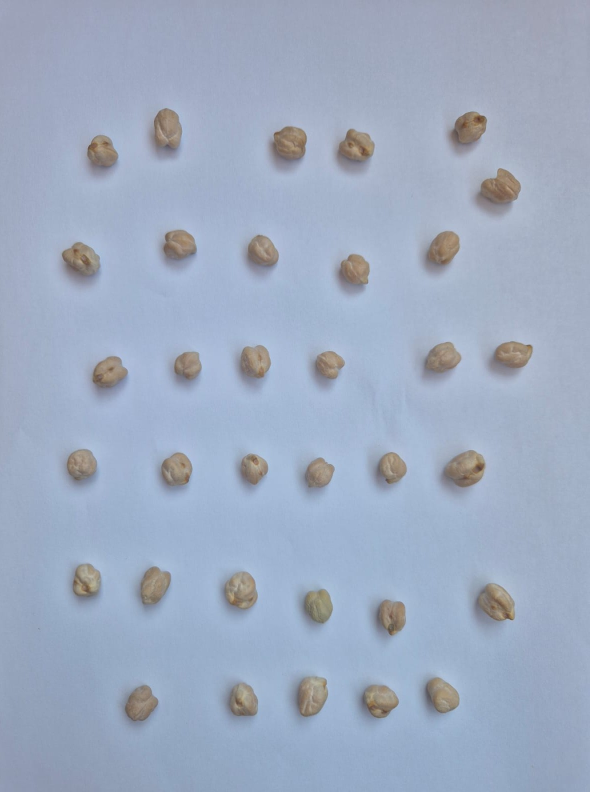
#> input picture images/nohut.jpg, 1180 x 1584 px, found by its file name (shown at 1/2 size)
$ python nohut_sayisi.py
#> lines starting #> are read from the running program, lines starting #| are printed output that depends on the picture; after the words box and inside, x2 and y2 are one past the last pixel; in counts of white or black regions, pixels touching at a corner belong together
import cv2
import numpy as np
import matplotlib.pyplot as plt

# Görüntüyü yükle
image = cv2.imread('images/nohut.jpg')
#> image is the input picture: shape (1584, 1180, 3); mean B, G, R 193.5, 171.7, 158.6
original = cv2.cvtColor(image, cv2.COLOR_BGR2RGB)

# Griye çevir + Gaussian blur
gray = cv2.cvtColor(image, cv2.COLOR_BGR2GRAY)
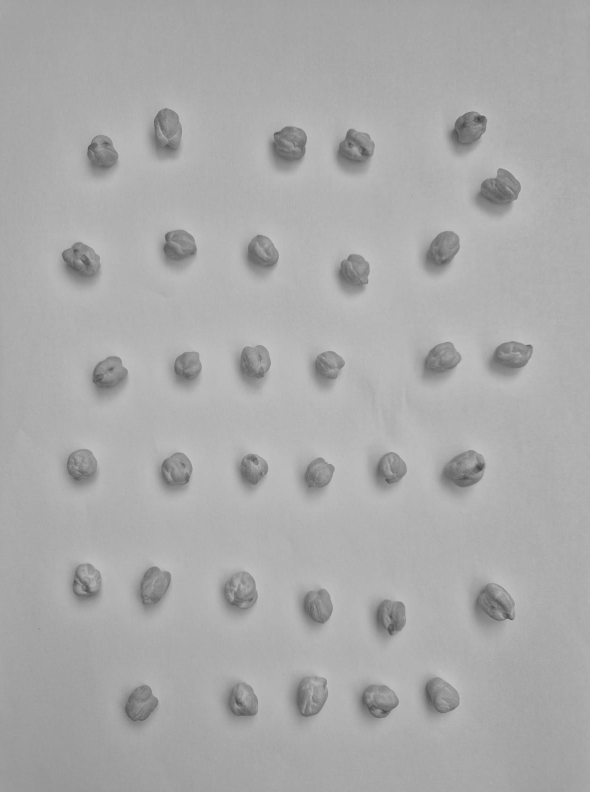
#> gray: shape (1584, 1180) (shown at 1/2 size); min 55, max 204, mean 170.3
blurred = cv2.GaussianBlur(gray, (11, 11), 0)

# Eşikleme
_, thresh = cv2.threshold(blurred, 0, 255, cv2.THRESH_BINARY_INV + cv2.THRESH_OTSU)
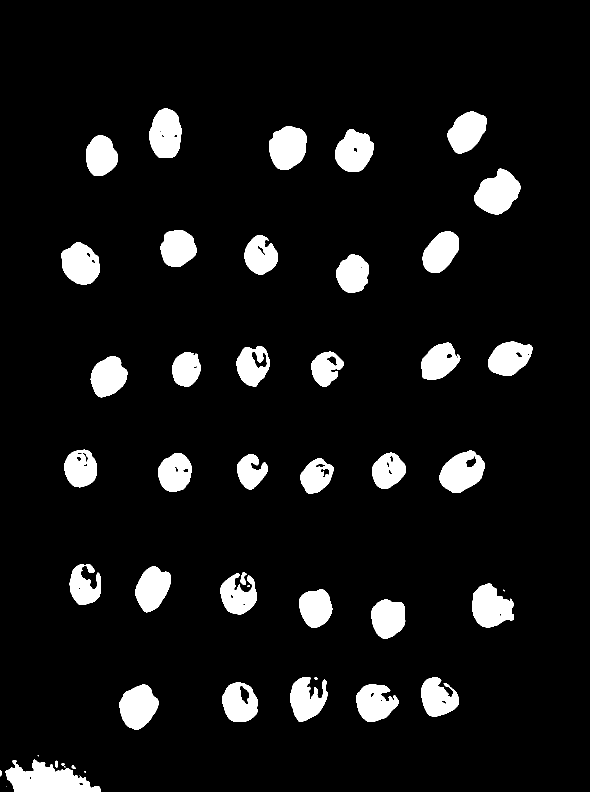
#> thresh: shape (1584, 1180) (shown at 1/2 size); 7.9% white; 47 white regions (6 under 20 px), largest, box (x1, y1, x2, y2) and area: (10, 1519, 202, 1584) 7410, (948, 337, 1041, 429) 5558, (944, 1167, 1028, 1256) 5139

# Morfolojik açma
kernel = np.ones((3,3), np.uint8)
opened = cv2.morphologyEx(thresh, cv2.MORPH_OPEN, kernel, iterations=2)
#> opened: shape (1584, 1180); 7.9% white; 41 white regions

# Konturları bul
contours, _ = cv2.findContours(opened, cv2.RETR_EXTERNAL, cv2.CHAIN_APPROX_SIMPLE)
#> contours = 41 contours, 2 with area under 20; largest, box (x1, y1, x2, y2) and area: (12, 1520, 202, 1584) 7137, (948, 338, 1041, 429) 5428, (879, 901, 970, 986) 5252, (944, 1167, 1028, 1256) 4996, (538, 253, 613, 340) 4980

# Alan filtresi: sadece belirli büyüklükteki konturlar
min_area = 1000  # küçük gürültüyü elemek için
max_area = 6000  # aşırı büyük şeyleri dışlamak için

filtered_contours = [cnt for cnt in contours if min_area < cv2.contourArea(cnt) < max_area]
#> filtered_contours = 34 contours; largest, box (x1, y1, x2, y2) and area: (948, 338, 1041, 429) 5428, (879, 901, 970, 986) 5252, (944, 1167, 1028, 1256) 4996, (538, 253, 613, 340) 4980, (298, 217, 363, 316) 4925

# Sayım
count = len(filtered_contours)
#> count = 34

# Konturları çiz
output = original.copy()
cv2.drawContours(output, filtered_contours, -1, (0, 255, 0), 2)
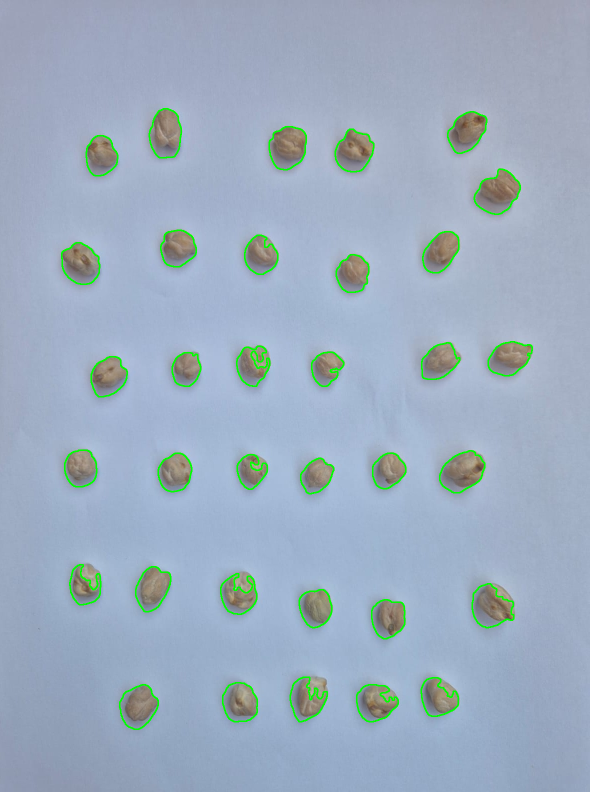
#> output: shape (1584, 1180, 3) (shown at 1/2 size); mean R, G, B 156.2, 173.4, 191

# Görselleştirme
titles = ['Orijinal Görüntü', 'Eşikleme', 'Açma', f'Filtreli Konturlar - Sayı: {count}']
#> titles = ['Orijinal Görüntü', 'Eşikleme', 'Açma', 'Filtreli Konturlar - Sayı: 34']
images = [original, thresh, opened, output]

plt.figure(figsize=(15, 8))
for i in range(4):
    plt.subplot(1, 4, i+1)
    cmap = 'gray' if len(images[i].shape) == 2 else None
    plt.imshow(images[i], cmap=cmap)
    plt.title(titles[i])
    plt.axis('off')

plt.tight_layout()
plt.show()
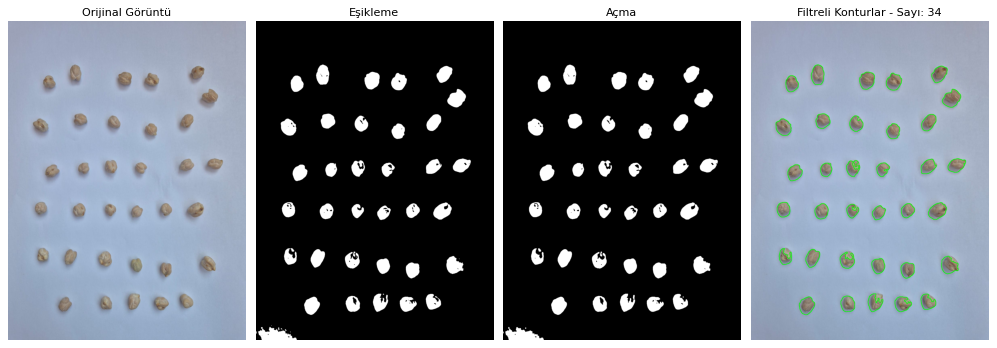
#> figure drawn by matplotlib, 4 panels

print(f"Nohut sayısı (filtreli): {count}")
#| Nohut sayısı (filtreli): 34

$ run again, with images/evrak.jpg copied over images/nohut.jpg
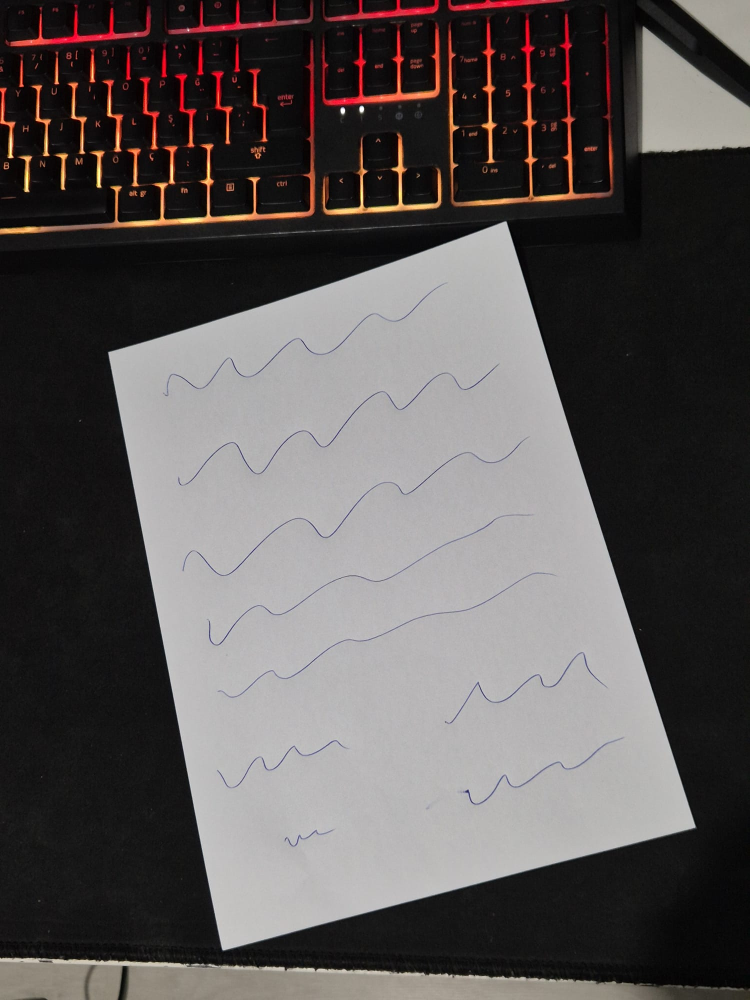
#> input picture images/evrak.jpg, 1500 x 2000 px, found by its file name (shown at 1/2 size)
#> image is the input picture: shape (2000, 1500, 3); mean B, G, R 85.1, 85.8, 90.6
#> `_, thresh = cv2.threshold(blurred, 0, 255, cv2.THRESH_BINARY_INV + cv2..`:
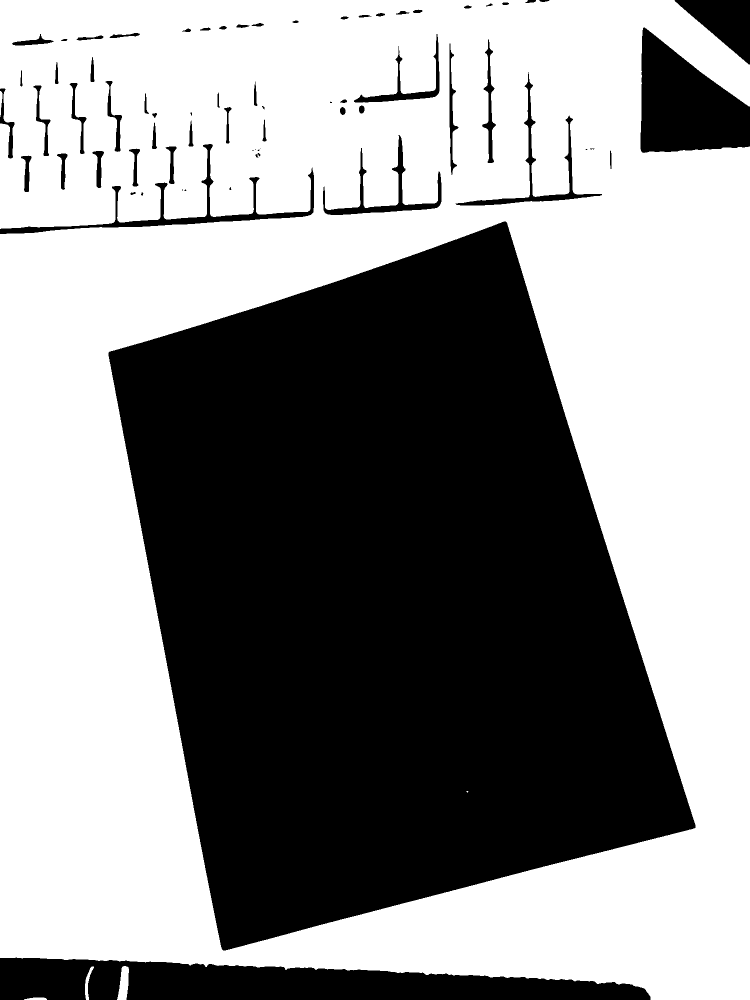
#> thresh: shape (2000, 1500) (shown at 1/2 size); 57.2% white; 69 black regions (12 under 20 px), largest, box (x1, y1, x2, y2) and area: (217, 443, 1391, 1901) 1122492, (0, 1915, 1301, 2000) 76891, (1281, 55, 1500, 306) 35838
#> opened: shape (2000, 1500); 57.2% white; 65 black regions (9 under 20 px)
#> contours = 6 contours; box (x1, y1, x2, y2) and area: (0, 0, 1500, 2000) 2858972, (235, 1932, 258, 2000) 1026, (170, 1948, 180, 2000) 264, (54, 1995, 93, 2000) 132, (0, 183, 5, 215) 96, (178, 1935, 186, 1946) 43
#> filtered_contours = 1 contour; box (x1, y1, x2, y2) and area: (235, 1932, 258, 2000) 1026
#> count = 1
#> output: shape (2000, 1500, 3); mean R, G, B 90.6, 85.8, 85.1
#> titles = ['Orijinal Görüntü', 'Eşikleme', 'Açma', 'Filtreli Konturlar - Sayı: 1']
#> `plt.show()`:
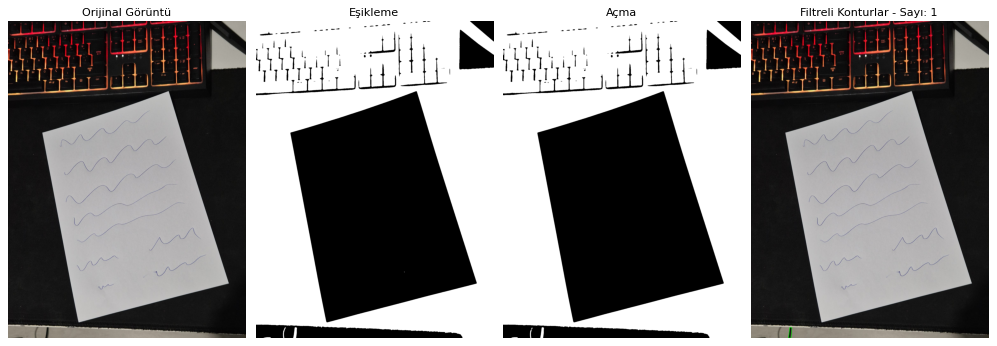
#> figure drawn by matplotlib, 4 panels
#| Nohut sayısı (filtreli): 1
